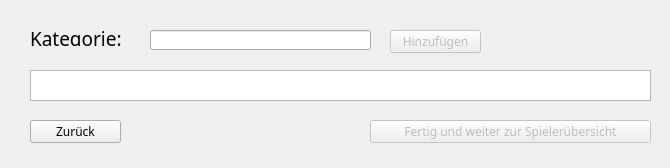
<?xml version="1.0" encoding="UTF-8"?>
<ui version="4.0">
 <class>Kategorieeingabe</class>
 <widget class="QDialog" name="Kategorieeingabe">
  <property name="geometry">
   <rect>
    <x>0</x>
    <y>0</y>
    <width>670</width>
    <height>168</height>
   </rect>
  </property>
  <property name="windowTitle">
   <string>Kategorien </string>
  </property>
  <widget class="QLabel" name="label">
   <property name="geometry">
    <rect>
     <x>30</x>
     <y>30</y>
     <width>231</width>
     <height>16</height>
    </rect>
   </property>
   <property name="font">
    <font>
     <family>Copperplate Gothic Light</family>
     <pointsize>14</pointsize>
    </font>
   </property>
   <property name="text">
    <string>Kategorie:</string>
   </property>
  </widget>
  <widget class="QLineEdit" name="einlesenKategorie">
   <property name="geometry">
    <rect>
     <x>150</x>
     <y>30</y>
     <width>221</width>
     <height>20</height>
    </rect>
   </property>
   <property name="font">
    <font>
     <family>Copperplate Gothic Light</family>
     <pointsize>14</pointsize>
    </font>
   </property>
   <property name="text">
    <string/>
   </property>
  </widget>
  <widget class="QPushButton" name="buttonHinzufuegen">
   <property name="enabled">
    <bool>false</bool>
   </property>
   <property name="geometry">
    <rect>
     <x>390</x>
     <y>30</y>
     <width>91</width>
     <height>23</height>
    </rect>
   </property>
   <property name="font">
    <font>
     <family>Copperplate Gothic Bold</family>
    </font>
   </property>
   <property name="text">
    <string>Hinzufügen</string>
   </property>
  </widget>
  <widget class="QPushButton" name="buttonWeiter">
   <property name="enabled">
    <bool>false</bool>
   </property>
   <property name="geometry">
    <rect>
     <x>370</x>
     <y>120</y>
     <width>281</width>
     <height>23</height>
    </rect>
   </property>
   <property name="font">
    <font>
     <family>Copperplate Gothic Bold</family>
    </font>
   </property>
   <property name="text">
    <string>Fertig und weiter zur Spielerübersicht</string>
   </property>
  </widget>
  <widget class="QPushButton" name="buttonZurueck">
   <property name="geometry">
    <rect>
     <x>30</x>
     <y>120</y>
     <width>91</width>
     <height>23</height>
    </rect>
   </property>
   <property name="font">
    <font>
     <family>Copperplate Gothic Light</family>
    </font>
   </property>
   <property name="text">
    <string>Zurück</string>
   </property>
  </widget>
  <widget class="QTableWidget" name="tableKategorie">
   <property name="geometry">
    <rect>
     <x>30</x>
     <y>70</y>
     <width>621</width>
     <height>31</height>
    </rect>
   </property>
   <property name="font">
    <font>
     <family>Copperplate Gothic Light</family>
     <pointsize>11</pointsize>
    </font>
   </property>
   <property name="styleSheet">
    <string notr="true"/>
   </property>
  </widget>
 </widget>
 <resources/>
 <connections/>
</ui>
